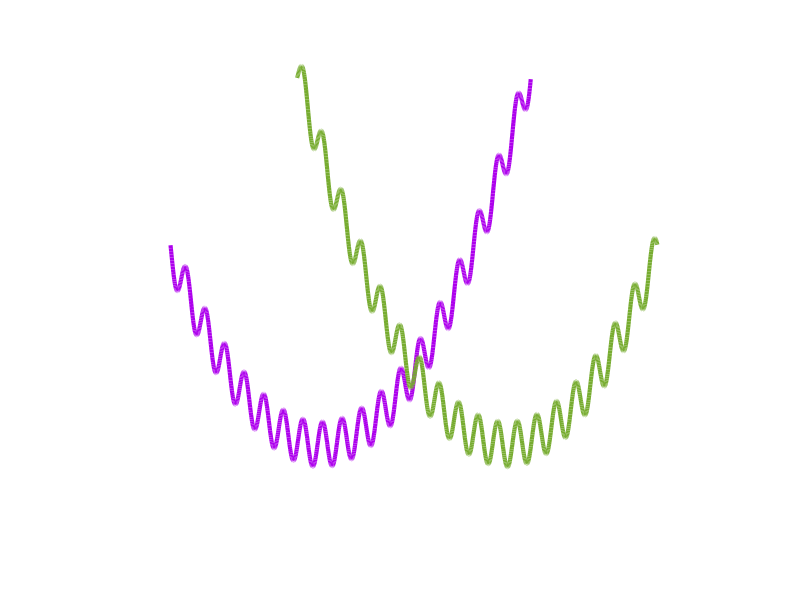
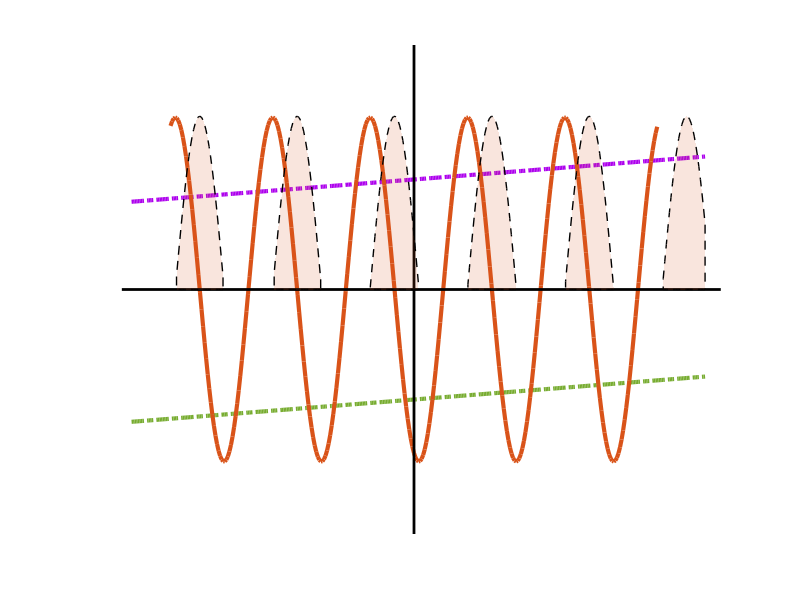

MATLAB code for these plots, in order:
clear;close all;
red_base = [0.85, 0.1, 0.1];
blue_base = [0.1, 0.45, 0.85];
blue = [0 0.4470 0.7410];
orange = [0.8500 0.3250 0.0980];
yellow = [0.9290 0.6940 0.1250];
purple = [173, 0, 237]./255;%[0.4940 0.1840 0.5560];
green = [0.4660 0.6740 0.1880];
bright_blue = [0.3010 0.7450 0.9330];
dark_red = [0.6350 0.0780 0.1840];
%% \eta - F_i = -K_i sin(\eta + \phi)

% \eta - F_i = -K_i sin(\eta + \phi)

Delta_0 = 30;
tau = 3;
alpha = 5;
M = 24;
factor = tau*sqrt(1+alpha^2)*(M-1);

F_1 = -tau*Delta_0;
F_24 = tau*Delta_0;
F_12 = 20;
kappa = 0.4;

% K_12 = 0.1*factor;  
K_24 = kappa*factor;

phi = 0.4*pi;  % phase shift
eta_1 = -5*pi:0.1:5*pi;  % horizontal axis
eta_2 = -5.8*pi:0.1:6*pi;  
eta_3 = -25*pi:0.1:12*pi;
eta_4 = -12*pi:0.1:25*pi;

%% critical point
figure(1);clf;
plot(eta_2, eta_2 - F_24, '-.','LineWidth', 3,'Color',green); hold on;        
plot(eta_2, eta_2 - F_1, '-.','LineWidth', 3,'Color',purple); hold on;        
plot(eta_1, -K_24*sin(eta_1 + phi), 'LineWidth', 3,'Color',orange); hold on; 
plot([0,0],[-200,200],'k', 'LineWidth', 2); hold on;         
plot([-6*pi,6.3*pi],[0,0],'k', 'LineWidth', 2); hold on;       

y = 1+ K_24*cos(eta_2+phi);
% Find positive regions
positive_idx = find(y > 0);
% If you want contiguous filled regions (recommended), you can split into segments:
in_positive = y > 0;
d = diff([0 in_positive 0]);
start_idx = find(d == 1);
end_idx = find(d == -1) - 1;
for k = 1:length(start_idx)
    idx_range = start_idx(k):end_idx(k);
    fill_x = eta_2(idx_range);
    fill_y = y(idx_range);
    
    % Fill with dashed border
    h_fill = fill([fill_x, fliplr(fill_x)], [zeros(size(fill_y)), fliplr(fill_y)], ...
        orange, 'EdgeColor', 'k', 'LineStyle','--','LineWidth',1, 'FaceAlpha', 0.15);
end
axis off;
% exportgraphics(gcf, 'figure_without_margins.png', 'Resolution', 600);

%% potential
figure(3);clf;
% U_12 = eta_3.^2 - 2*F_12*eta_3 - 2*K_12*cos(eta_3+phi);
% U_24 = eta_3.^2 - 2*F_24*eta_3 - 2*K_24*cos(eta_3+phi);
% plot(eta_3, U_12, 'LineWidth', 2,'Color',purple); hold on;  
% plot(eta_3, U_24, 'LineWidth', 2,'Color',green); hold on;  
U = eta_4.^2 - 2*K_24*cos(eta_4+phi);
% U1 = eta_3.^2 - 2*5*K_12*cos(eta_3+phi);
U2 = eta_3.^2 - 2*K_24*cos(eta_3+phi);
% plot(eta_3, U1, 'LineWidth', 2,'Color',purple); hold on;  
plot(eta_3, U2+2*30*eta_3, 'LineWidth', 3,'Color',purple); hold on;  
plot(eta_4, U-2*30*eta_4, 'LineWidth', 3,'Color',green); hold on;
axis off; %
exportgraphics(gcf, 'figure_without_margins.png', 'Resolution', 600);
